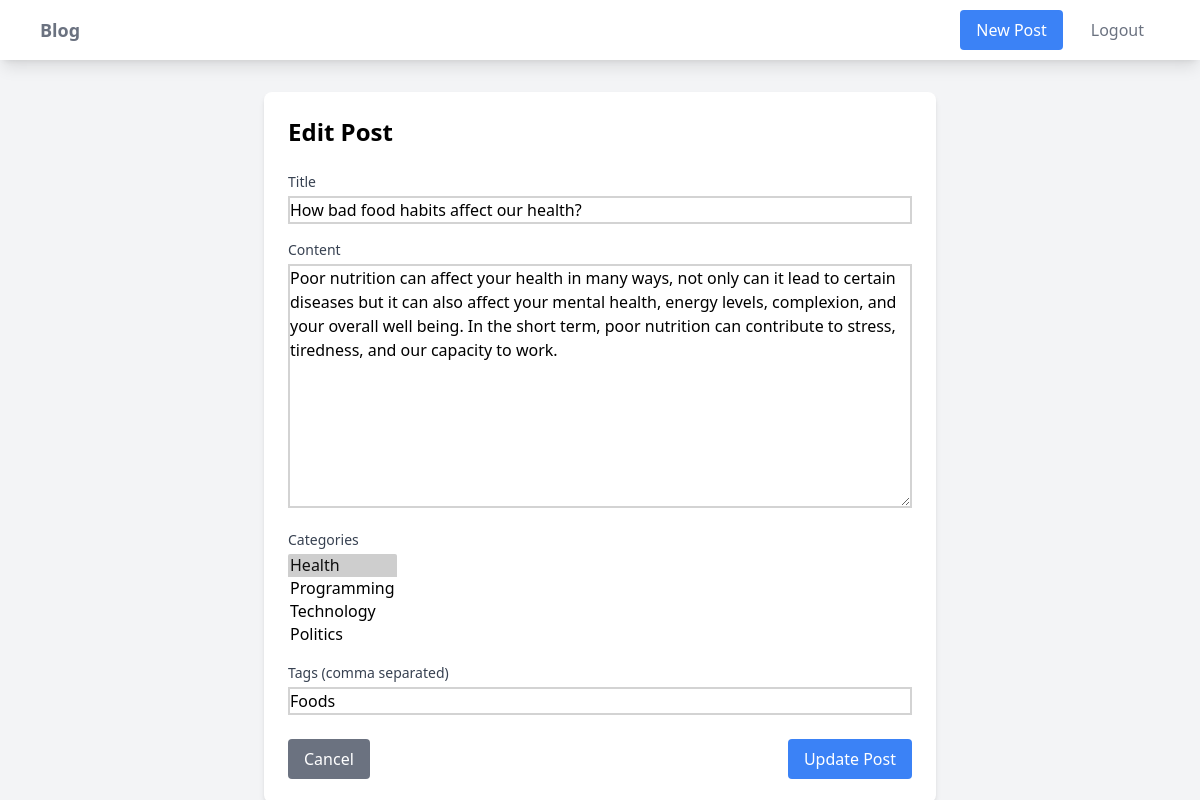
The page /post/4/update/ (signed in) on the database its author committed.
### blog/models.py (models this page shows, shortened)
class Post(models.Model):
    title = models.CharField(max_length=200)
    content = models.TextField()
    author = models.ForeignKey(User, on_delete=models.CASCADE)
    created_at = models.DateTimeField(auto_now_add=True)
    updated_at = models.DateTimeField(auto_now=True)
    categories = models.ManyToManyField(Category)
    tags = models.CharField(max_length=200)

### blog/views.py (the view)
# urls.py: path('post/<int:pk>/update/', views.post_update, name='post-update'),
@login_required
def post_update(request, pk):
    post = get_object_or_404(Post, pk=pk)
    if post.author != request.user:
        return redirect('post-detail', pk=pk)
    if request.method == 'POST':
        form = PostForm(request.POST, instance=post)
        if form.is_valid():
            post = form.save()
            return redirect('post-detail', pk=post.pk)
    else:
        form = PostForm(instance=post)
    return render(request, 'blog/post_form.html', {'form': form})

### blog/forms.py
class PostForm(forms.ModelForm):
    class Meta:
        model = Post
        fields = ['title', 'content', 'categories', 'tags']

### blog/models.py (called while the page is built)
    def __str__(self):
        return self.name

### blog/templates/blog/post_form.html (shortened to what this page needs)
{% extends 'blog/base.html' %}
{% block content %}
<div class="max-w-2xl mx-auto mt-8">
    <div class="bg-white shadow-md rounded-lg p-6">
        <h2 class="text-2xl font-bold mb-6">
            {% if form.instance.pk %}
                Edit Post
            {% else %}
                Create New Post
            {% endif %}
        </h2>
        <form method="POST" class="space-y-6">
            <div class="space-y-4">
                <div>
                    <label for="{{ form.title.id_for_label }}" class="block text-sm font-medium text-gray-700">
                        Title
                    </label>
                    <div class="mt-1">
                        {{ form.title }}
                    </div>
                </div>
                <div>
                    <label for="{{ form.content.id_for_label }}" class="block text-sm font-medium text-gray-700">
                        Content
                    </label>
                    <div class="mt-1">
                        {{ form.content }}
                    </div>
                </div>
                <div>
                    <label for="{{ form.categories.id_for_label }}" class="block text-sm font-medium text-gray-700">
                        Categories
                    </label>
                    <div class="mt-1">
                        {{ form.categories }}
                    </div>
                </div>
                <div>
                    <label for="{{ form.tags.id_for_label }}" class="block text-sm font-medium text-gray-700">
                        Tags (comma separated)
                    </label>
                    <div class="mt-1">
                        {{ form.tags }}
                    </div>
                </div>
            </div>
            <div class="flex justify-between mt-6">
                <a href="{% url 'post-list' %}"
                   class="bg-gray-500 text-white px-4 py-2 rounded hover:bg-gray-600 transition">
                    Cancel
                </a>
                <button type="submit"
                        class="bg-blue-500 text-white px-4 py-2 rounded hover:bg-blue-600 transition">
                    {% if form.instance.pk %}
                        Update Post
                    {% else %}
                        Create Post
                    {% endif %}
                </button>
            </div>
        </form>
    </div>
</div>
{% endblock %}

### blog/templates/blog/base.html (style rules this page uses)
input, textarea { border: 2px solid lightgray; width: 100%; }

### rows shown on the page
Post: title "How bad food habits affect our health?", content "Poor nutrition can affect your health in many ways, not only can it lead to certain diseases but it can also affect your mental health, energy levels, complexion, and your overall well being. In the short term, poor nutrition can contribute to stress, tiredness, and our capacity to work.", tags "Foods"
